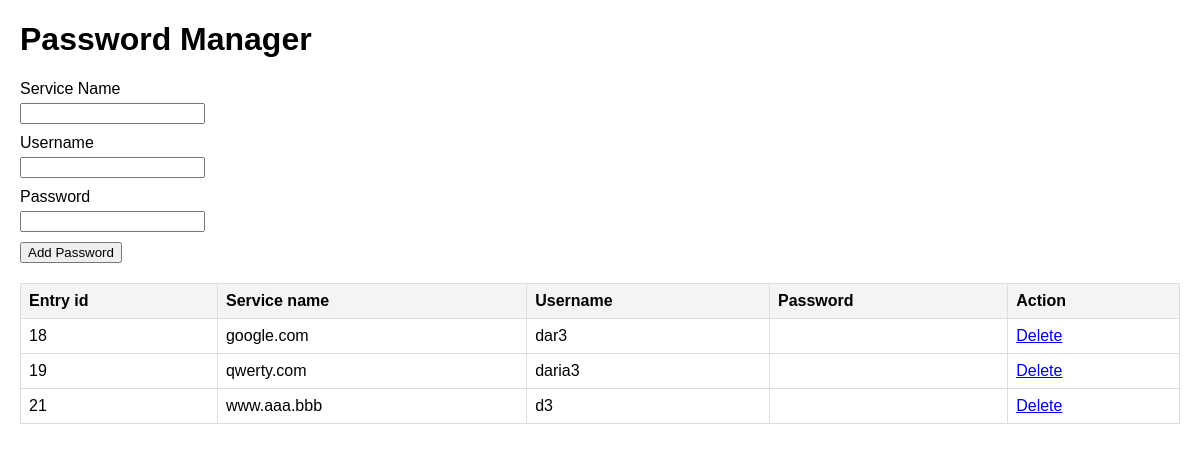
Page /passwords.php (signed in) on the committed database.
### tables this page shows
CREATE TABLE `passwords` (
  `entry_id` int(11) NOT NULL COMMENT 'Unique identifier for each vault entry',
  `user_id` int(11) NOT NULL COMMENT 'Reference to the user who owns this entry ',
  `service_name` varchar(255) DEFAULT NULL COMMENT 'Name of the service (e.g., Gmail, Amazon)',
  `login_name` varchar(255) DEFAULT NULL COMMENT 'Username for the service',
  `password_encrypted` varchar(255) DEFAULT NULL COMMENT 'Encrypted password for the service',
  `url` varchar(255) DEFAULT NULL COMMENT 'URL link to the service ',
  `notes` text DEFAULT NULL COMMENT 'Additional notes for the entry (optional)',
  `created_at` timestamp NULL DEFAULT current_timestamp() COMMENT 'Timestamp of entry creation',
  `updated_at` datetime NOT NULL DEFAULT current_timestamp() ON UPDATE current_timestamp()
);

### passwords.php (the view, shortened to what this page needs)
<?php
include 'includes/dbh.inc.php';
$hashed_password = $_SESSION['password_hash'];
$user_id = $_SESSION['user_id'];
$encryption_key = hash_pbkdf2("sha256", $hashed_password, $user_id, 100000, 32, true);
function decryptPassword($encryptedPassword, $key) {
    return openssl_decrypt($encryptedPassword, 'AES-256-CBC', $key, 0, substr($key, 0, 16));
}
$user_id = $_SESSION['user_id'];
$stmt = $pdo->prepare("SELECT entry_id, service_name, login_name, password_encrypted FROM passwords WHERE user_id = :user_id");
$stmt->execute(['user_id' => $user_id]);
$passwords = $stmt->fetchAll(PDO::FETCH_ASSOC);
?>
<!DOCTYPE html>
<html lang="en">
<head>
</head>
<body>
    <h1> Password Manager</h1>
    <form method="POST" action="">
        <div class="form-group">
            <label for="service_name"> Service Name</label>
            <input type="text" id="service_name" name="service_name" required>
        </div>
        <div class="form-group">
            <label for="login_name">Username</label>
            <input type="text" id="" name="login_name" required>
        </div>
        <div class="form-group">
            <label for="password">Password</label>
            <input type="text" id="password" name="password" required>
        </div>
        <button type="submit">Add Password</button>
    </form>
    <?php if (!empty($passwords)): ?>
        <table>
            <thead>
                <tr>
                    <th>Entry id</th>
                    <th>Service name</th>
                    <th>Username</th>
                    <th>Password</th>
                    <th>Action</th>
                </tr>
            </thead>
            <tbody>
                <?php foreach ($passwords as $entry): ?>
                    <tr>
                        <td><?= htmlspecialchars($entry['entry_id']) ?></td>
                        <td><?= htmlspecialchars($entry['service_name']) ?></td>
                        <td><?= htmlspecialchars($entry['login_name']) ?></td>
                        <td><?= htmlspecialchars(decryptPassword($entry['password_encrypted'], $encryption_key)) ?></td>
                        <td><a href="?delete=<?= $entry['entry_id'] ?>" onclick="return confirm('Are you sure?')">Delete</a></td>
                    </tr>
                <?php endforeach; ?>
            </tbody>
        </table>
    <?php endif; ?>
</body>
</html>

### passwords.php (style rules this page uses)
body { font-family: Arial, sans-serif; margin: 20px; }
table { border-collapse: collapse; width: 100%; margin-top: 20px; }
th, td { border: 1px solid #ddd; padding: 8px; text-align: left; }
th { background-color: #f4f4f4; }
.form-group { margin-bottom: 10px; }
.form-group label { display: block; margin-bottom: 5px; }

### rows in the picture
passwords: entry_id "18", service_name "google.com", login_name "dar3"
passwords: entry_id "19", service_name "qwerty.com", login_name "daria3"
passwords: entry_id "21", service_name "www.aaa.bbb", login_name "d3"
